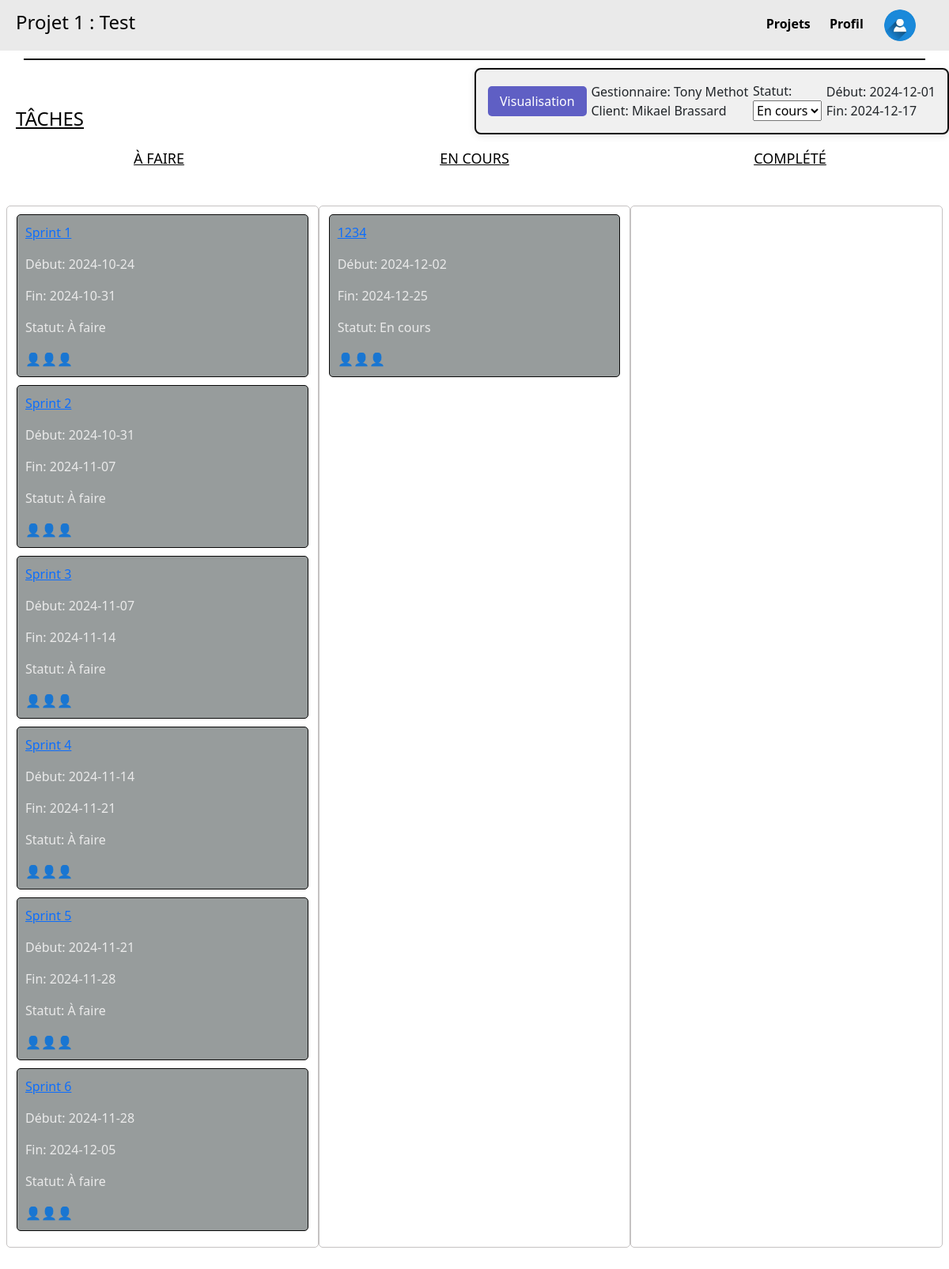
The app's page /projet/1 with its own data.
### tables this page shows
CREATE TABLE Projet_proj (
    proj_id INTEGER PRIMARY KEY,
    proj_clnt_id INTEGER NOT NULL,
    proj_etat_etat INTEGER NOT NULL,
    proj_emp_id INTEGER NOT NULL,
    proj_nom TEXT NOT NULL,
    proj_dateDebut DATE,
    proj_dateFin DATE,
    proj_isTemplate BOOLEAN,
    FOREIGN KEY (proj_clnt_id) REFERENCES Client_clnt(clnt_id),
    FOREIGN KEY (proj_etat_etat) REFERENCES Etat_etat(etat_id),
    FOREIGN KEY (proj_emp_id) REFERENCES Employee_emp(emp_id)
);

CREATE TABLE Tache_tch (
    tch_id INTEGER PRIMARY KEY,
    tch_proj_id INTEGER NOT NULL,
    tch_etat_etat INTEGER NOT NULL,
    tch_parent INTEGER,
    tch_nom TEXT NOT NULL,
    tch_dateDebut DATE,
    tch_dateFin DATE,
    FOREIGN KEY (tch_proj_id) REFERENCES Projet_proj(proj_id),
    FOREIGN KEY (tch_etat_etat) REFERENCES Etat_etat(etat_id),
    FOREIGN KEY (tch_parent) REFERENCES Tache_tch(tch_id)
);

CREATE TABLE Etat_etat (
    etat_id INTEGER PRIMARY KEY,
    etat_nom TEXT NOT NULL
);

### main.py (the view)
@app.route('/projet/<int:id>', methods=['GET'])
def projet(id):
    projet = get_projet_by_id(id)
    if projet is None:
        return "Project not found", 404  # Or render a custom 404 page
    taches = get_taches_by_project(id)
    print(taches)
    return render_template('projet.html', projet=projet, taches=taches)

### main.py (called while the page is built)
def get_taches_by_project(proj_id):
    conn = sqlite3.connect(DB)  # Connect to the database
    cursor = conn.cursor()
    query = """
    SELECT
        Tache_tch.tch_id AS id,
        Tache_tch.tch_proj_id AS projet_id,
        Etat_etat.etat_nom AS statut,  -- Get the status name instead of its ID
        Tache_tch.tch_nom AS nom,
        Tache_tch.tch_dateDebut AS dateDebut,
        Tache_tch.tch_dateFin AS dateFin
    FROM Tache_tch
    LEFT JOIN Etat_etat ON Tache_tch.tch_etat_etat = Etat_etat.etat_id  -- Join with the Etat_etat table
    WHERE Tache_tch.tch_proj_id = ? AND Tache_tch.tch_parent IS NULL;
    """
    cursor.execute(query, (proj_id,))
    taches = cursor.fetchall()
    conn.close()
    return taches

### templates/projet.html (shortened to what this page needs)
<!DOCTYPE html>
<html lang="fr">
  <head>
    <link rel="stylesheet" href="/static/css/style.css" />
    <link
      href="https://cdn.jsdelivr.net/npm/bootstrap@5.3.3/dist/css/bootstrap.min.css"
      rel="stylesheet"
    />
  </head>
  <body>
    <div class="header">
      <h4>{{ projet[4] }}</h4>
      <div class="menu">
        <a href="{{ url_for('listeProjets') }}" class="highlight-link"
          >Projets</a
        >
        <a href="{{ url_for('profil') }}" class="highlight-link">Profil</a>
        <a href="#" class="user-icon">
          <img
            src="../static/images/icon_utiliateur.jpg"
            alt="User Icon"
            width="40"
            height="40"
          />
        </a>
      </div>
    </div>
    <div class="divider"></div>
    <h4 class="taches">TÂCHES</h4>
    <div class="project-details">
    <div>     <a href="{{ url_for('visualization', project_id=projet[0]) }}" class="vis-button">Visualisation</a> </div>
      <div class="part1">
        <p>Gestionnaire: {{ projet[8] }}</p>
        <p>Client: {{ projet[7] }}</p>
      </div>
      <div class="part2">
        <label for="status">Statut:</label>
        <select id="status">
          <option value="en_cours">En cours</option>
        </select>
      </div>
      <div class="part3">
        <p>Début: {{ projet[5] }}</p>
        <p>Fin: {{ projet[6] }}</p>
      </div>
    </div>
    <div class="task-status">
      <h4 class="A_faire">À FAIRE</h4>
      <h4 class="en_cours">EN COURS</h4>
      <h4 class="complete">COMPLÉTÉ</h4>
    </div>
    <div class="tasks-container row">
      <div
        data-column="1"
        class="column col-12 col-md-4"
        ondrop="drop(event)"
        ondragover="allowDrop(event)"
      >
        {% for tache in taches %} {% if tache[2] == "À faire" %}
        <div
          class="task"
          id="task{{ tache[0] }}"
          draggable="true"
          ondragstart="drag(event)"
        >
          <a href="{{ url_for('tache', proj_id=projet[0], task_id=tache[0]) }}">
            <p>{{ tache[3] }}</p>
          </a>
          <p>Début: {{ tache[4] }}</p>
          <p>Fin: {{ tache[5] }}</p>
          <p>Statut: {{ tache[2] }}</p>
          <div class="icons">👤👤👤</div>
        </div>
        {% endif %} {% endfor %}
      </div>
      <div
        data-column="2"
        class="column col-12 col-md-4"
        ondrop="drop(event)"
        ondragover="allowDrop(event)"
      >
         {% for tache in taches %} {% if tache[2] == "Termine" %}
        <div
          class="task"
          id="task{{ tache[0] }}"
          draggable="true"
          ondragstart="drag(event)"
        >
          <a href="{{ url_for('tache', proj_id=projet[0], task_id=tache[0]) }}">
            <p>{{ tache[3] }}</p>
          </a>
          <p>Début: {{ tache[4] }}</p>
          <p>Fin: {{ tache[5] }}</p>
          <p>Statut: En cours </p>
          <div class="icons">👤👤👤</div>
        </div>
        {% endif %} {% endfor %}
      </div>
      <div
        data-column="3"
        class="column col-12 col-md-4"
        ondrop="drop(event)"
        ondragover="allowDrop(event)"
      >
      </div>
    </div>
  </body>
</html>

### static/css/style.css (style rules this page uses)
body { font-family: Arial, sans-serif; margin: 0; padding: 0; background: #eaeaea; background-size: cover; }
.header { display: flex; justify-content: space-between; align-items: center; background-color: #eaeaea; padding: 10px 20px; color: #030303; }
.divider { width: 95%; height: 2px; background-color: #0c0e0c; margin: 10px auto; }
.taches { position: absolute; left: 20px; margin-top: 50px; text-decoration: underline; color: #030303; }
.highlight-link { position: relative; text-decoration: none; color: #a80c67; padding: 5px 0; }
.menu a { margin-right: 20px; text-decoration: none; color: #020202; font-weight: bold; }
.user-icon { display: inline-block; font-size: 20px; border: 2px solid transparent; background-color: transparent; border-radius: 50%; margin-top: auto; vertical-align: middle; border-radius: 100%; overflow: hidden; margin: 0; padding: 0; }
.project-details { top: 20px; right: 20px; width: 90%; margin-left: auto; max-width: 600px; background-color: #f0f0f0; border: 2px solid #0f0f0f; border-radius: 8px; padding: 15px; box-shadow: 0 2px 10px rgba(3, 3, 3, 0.1); display: flex; justify-content: space-between; align-items: center; }
.part1, .part2, .part3 { display: flex; flex-direction: column; }
.part1 p, .part2 p, .part3 p { margin: 0; }
.column { width: 100%; background-color: transparent; padding: 10px; border: 1px solid #c5c2c2; border-radius: 5px; margin-bottom: 20px; }
.task { background-color: #979c9c; padding: 10px; margin-bottom: 10px; border-radius: 5px; border: 1px solid #080808; color: #eaeaea; }
.icons { display: flex; justify-content: flex-start; }
.task-status { display: flex; justify-content: space-evenly; margin-bottom: 20px; flex-wrap: wrap; }
.A_faire, .en_cours, .complete { margin-top: 20px; font-size: 18px; color: #020202; text-decoration: underline; text-align: center; width: 100%; }
@media (min-width: 576px) { .A_faire, .en_cours, .complete { width: auto; } }
.tasks-container { display: flex; flex-wrap: wrap; justify-content: space-between; padding: 20px; }
@media (min-width: 768px) { .A_faire, .en_cours, .complete { width: 33%; } }
.task { background-color: #979c9c; padding: 10px; margin-bottom: 10px; border-radius: 5px; border: 1px solid #080808; color: #eaeaea; cursor: move; }
.vis-button { background-color: #5f5fc4; color: white; border: none; padding: 8px 15px; border-radius: 5px; cursor: pointer; text-decoration: none; }

### records on screen
Projet_proj: proj_nom "Projet 1 : Test", proj_dateDebut "2024-12-01", proj_dateFin "2024-12-17"
Tache_tch: tch_nom "Sprint 1", tch_dateDebut "2024-10-24", tch_dateFin "2024-10-31", etat_nom "À faire"
Tache_tch: tch_nom "Sprint 2", tch_dateDebut "2024-10-31", tch_dateFin "2024-11-07", etat_nom "À faire"
Tache_tch: tch_nom "Sprint 3", tch_dateDebut "2024-11-07", tch_dateFin "2024-11-14", etat_nom "À faire"
Tache_tch: tch_nom "Sprint 4", tch_dateDebut "2024-11-14", tch_dateFin "2024-11-21", etat_nom "À faire"
Tache_tch: tch_nom "Sprint 5", tch_dateDebut "2024-11-21", tch_dateFin "2024-11-28", etat_nom "À faire"
Tache_tch: tch_nom "Sprint 6", tch_dateDebut "2024-11-28", tch_dateFin "2024-12-05", etat_nom "À faire"
Tache_tch: tch_nom "1234", tch_dateDebut "2024-12-02", tch_dateFin "2024-12-25"

### other values on screen
{{ projet[8] }} "Tony Methot"
{{ projet[7] }} "Mikael Brassard"
